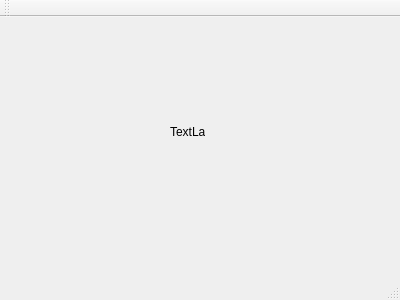
<?xml version="1.0" encoding="UTF-8"?>
<ui version="4.0">
 <class>MainWindow</class>
 <widget class="QMainWindow" name="MainWindow">
  <property name="geometry">
   <rect>
    <x>0</x>
    <y>0</y>
    <width>400</width>
    <height>300</height>
   </rect>
  </property>
  <property name="windowTitle">
   <string>MainWindow</string>
  </property>
  <widget class="QWidget" name="centralWidget">
   <widget class="QLabel" name="label">
    <property name="geometry">
     <rect>
      <x>170</x>
      <y>110</y>
      <width>35</width>
      <height>10</height>
     </rect>
    </property>
    <property name="text">
     <string>TextLabel</string>
    </property>
   </widget>
  </widget>
  <widget class="QMenuBar" name="menuBar">
   <property name="geometry">
    <rect>
     <x>0</x>
     <y>0</y>
     <width>400</width>
     <height>17</height>
    </rect>
   </property>
  </widget>
  <widget class="QToolBar" name="mainToolBar">
   <attribute name="toolBarArea">
    <enum>TopToolBarArea</enum>
   </attribute>
   <attribute name="toolBarBreak">
    <bool>false</bool>
   </attribute>
  </widget>
  <widget class="QStatusBar" name="statusBar"/>
 </widget>
 <layoutdefault spacing="6" margin="11"/>
 <resources/>
 <connections/>
</ui>
